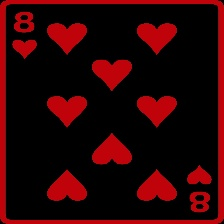
#> input picture Dataset/test/eight of hearts/3.jpg, 224 x 224 px; its folder holds only this picture in this run
$ jupyter execute --allow-errors 'Load Data.ipynb'
#> lines starting #> are read from the running program, lines starting #| are printed output that depends on the picture
[cell 1]
# standard
import pandas as pd
import numpy as np
import random
import os
import cv2
import matplotlib.pyplot as plt
from sklearn.model_selection import train_test_split


# FILL IN CODE HERE #
TEST_IMAGE_PATH = 'Dataset/test' # replace with your path
TRAIN_IMAGE_PATH = 'Dataset/train'

[cell 2]
# read image
test_images = []
test_labels = []

for label in os.listdir(TEST_IMAGE_PATH):
    label_path = os.path.join(TEST_IMAGE_PATH, label)
    if os.path.isdir(label_path):
        for img_file in os.listdir(label_path):
            img_path = os.path.join(label_path, img_file)
            img = cv2.imread(img_path)
#> img is the input picture: shape (224, 224, 3); mean B, G, R 3.6, 1.8, 44.1
            test_images.append(img)
            test_labels.append(label)

train_images = []
#> train_images = []
train_labels = []

#> (the rest of this cell did not finish here and is left out)

[cell 3]
all_images = train_images + test_images
all_labels = train_labels + test_labels

# exclude jokers and extract card value and suit from labels
suits = []
values = []
for label in all_labels:
    if label.lower() != 'joker':
        value, suit = label.split('of ')  # Extract the value and suit
        suits.append(suit)
        values.append(value)

# EDA - Histogram of card values for each suit
suits_unique = set(suits)  # Get unique suits

fig, axs = plt.subplots(2, 2, figsize=(16, 8))

for idx, suit in enumerate(suits_unique):
    ax = axs[idx // 2][idx % 2]
    suit_values = [values[i] for i in range(len(suits)) if suits[i] == suit]

    # Count occurrences of each value
    value_counts = {}
    for value in suit_values:
        if value in value_counts:
            value_counts[value] += 1
        else:
            value_counts[value] = 1

    # Bar plot of value distribution
    ax.bar(value_counts.keys(), value_counts.values())
    ax.set_xlabel('Card Value')
    ax.set_ylabel('Number of Samples')
    ax.set_title(f'{suit} Card Values')

    # Add numbers to each bar
    for i, count in enumerate(value_counts.values()):
        ax.text(i, count, str(count), ha='center', va='bottom')


plt.tight_layout()
plt.show()
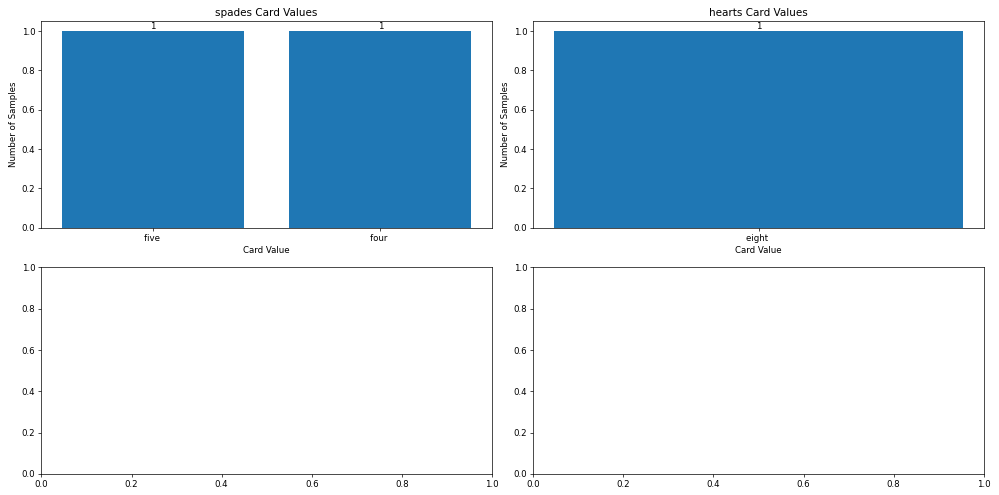
#> figure drawn by matplotlib, 2 panels

[cell 4]
# Histogram of Suit
class_counts = {}
for suit in suits:
    if suit in class_counts:
        class_counts[suit] += 1
    else:
        class_counts[suit] = 1

# Bar plot of class distribution
plt.bar(class_counts.keys(), class_counts.values())
plt.xlabel('Suit')
plt.ylabel('Number of Samples')
plt.title('Suit Distribution')

# Add numbers to each bar
for i, count in enumerate(class_counts.values()):
    plt.text(i, count, str(count), ha='center', va='bottom')

plt.show()
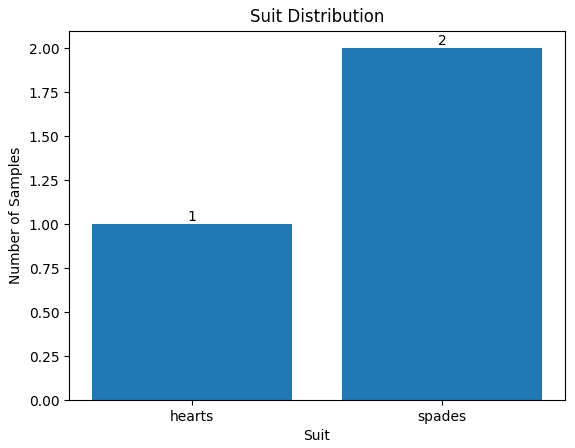
#> figure drawn by matplotlib, 1 panel
